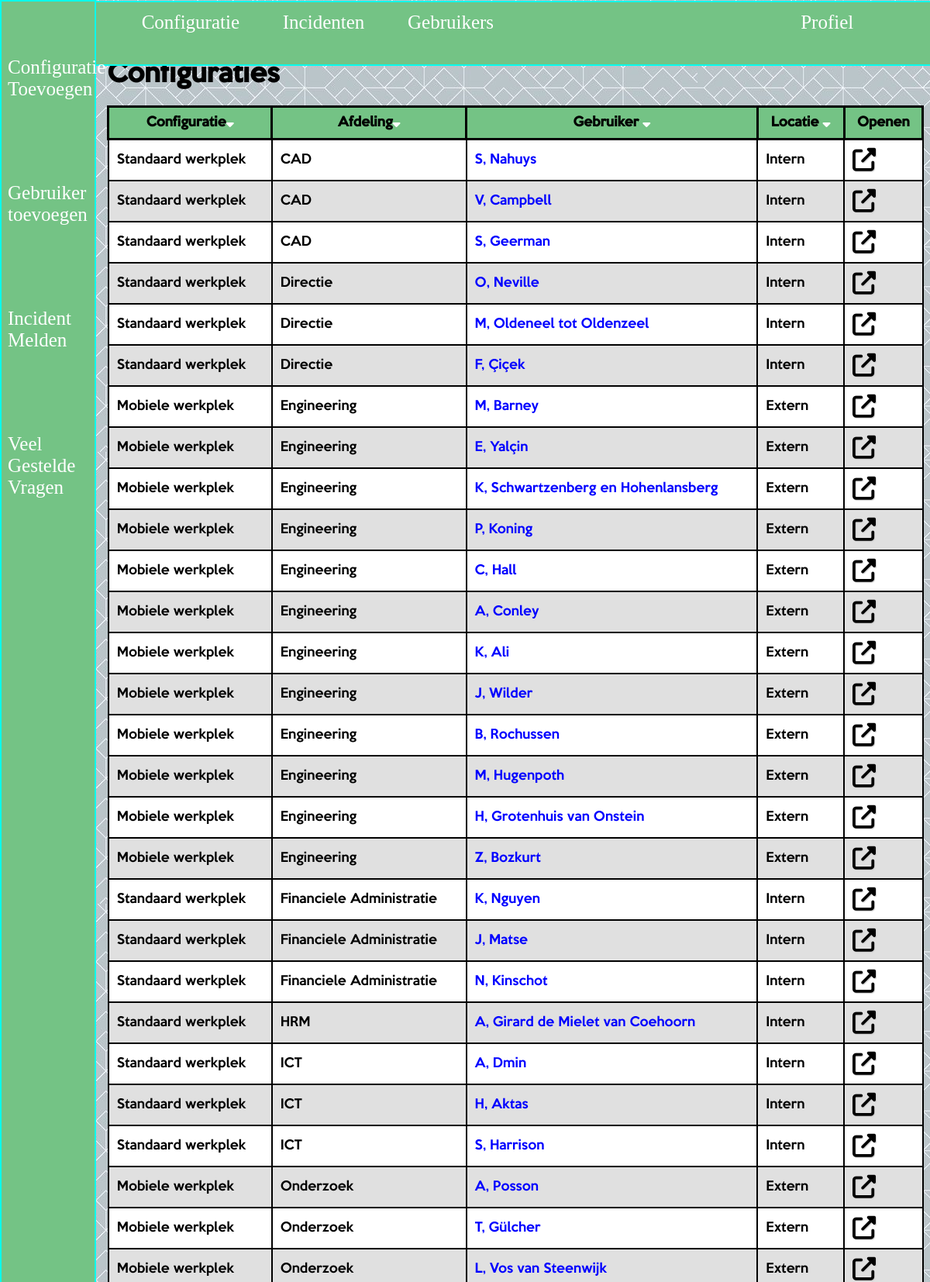
/php/configuraties.php?sort=departments (signed in, upper part), run on the app's committed database.
### tables this page shows
CREATE TABLE `user` (
  `userID` int(11) NOT NULL,
  `initials` varchar(1) DEFAULT NULL,
  `surname` varchar(50) DEFAULT NULL,
  `middleName` varchar(50) DEFAULT NULL,
  `departmentID` int(11) DEFAULT NULL,
  `interncell` varchar(3) DEFAULT NULL,
  `sex` int(3) DEFAULT NULL,
  `email` varchar(80) DEFAULT NULL,
  `password` varchar(255) DEFAULT NULL,
  `userType` int(3) DEFAULT NULL
);

CREATE TABLE `configuration` (
  `configurationID` int(11) NOT NULL,
  `configurationName` varchar(255) DEFAULT NULL
);

CREATE TABLE `departments` (
  `departmentID` int(11) NOT NULL,
  `departmentName` varchar(50) DEFAULT NULL,
  `location` int(3) DEFAULT NULL
);

### php/configuraties.php (the view, shortened to what this page needs)
<?php
$data = $_SESSION['user'];
$servername = "localhost";
$username = "root";
$password = "";
$dbname = "twente";
$conn = mysqli_connect($servername, $username, $password, $dbname);
$sql = "SELECT configuration.configurationID, user.userID, user.initials, user.surname, departments.departmentName, configuration.configurationName, departments.location
FROM user INNER JOIN departments ON user.departmentID = departments.departmentID
INNER JOIN user2configuration ON user2configuration.userID = user.userID
INNER JOIN configuration ON user2configuration.configurationID = configuration.configurationID";
if ($_GET['sort'] == 'configuratie')
{
    $sql .= " ORDER BY configuration.configurationID";
}
elseif ($_GET['sort'] == 'departments')
{
    $sql .= " ORDER BY departments.departmentName";
}
elseif ($_GET['sort'] == 'gebruiker')
{
    $sql .= " ORDER BY user.surname";
}
elseif ($_GET['sort'] == 'locatie')
{
    $sql .= " ORDER BY departments.location";
}
$result = mysqli_query($conn,$sql);
?>
<!doctype html>
<html lang="nl">
<?php include('../include/header.php');?>
<body>
<?php
if($data[6] == 2){
  include('../include/navigatiebeheerder.php');
}
elseif($data[6] == 3){
  include('../include/navigatiedirectie.php');
}
else{
  include('../include/navigatie.php');
}
?>
	<div class=table>
      <h1> Configuraties </h1>
	<table class="gebruikers" name="gebruikers">
	<tr>
	  <th> Configuratie<a href="configuraties.php?sort=configuratie"><i class="fas fa-sort-down"></a></th>
		<th> Afdeling<a href="configuraties.php?sort=departments"><i class="fas fa-sort-down"></a></th>
    <th> Gebruiker <a href="configuraties.php?sort=gebruiker"><i class="fas fa-sort-down"></a></th>
    <th> Locatie <a href="configuraties.php?sort=locatie"><i class="fas fa-sort-down"></a></th>
		<th> Openen </th>
	</tr>
	<?php
	if (mysqli_num_rows($result) > 1){
	  while($row = mysqli_fetch_assoc($result)){
      if ($row["location"] == 1){
        $location = "Intern";
      }
      else{
        $location = "Extern";
      }
	    echo "<tr><td>".$row["configurationName"]."</td>
      <td>".$row["departmentName"]."</td>
      <td><a class='gebruikers' href='gebruikerdetails.php?userID=".$row["userID"]."'>".$row["initials"].", ".$row["surname"]."</td>
      <td>".$location."</td>
      <td><a href='configuratiedetails.php?configurationID=".$row["configurationID"]."'>"."<i class='fas fa-external-link-alt 1'></i>"."</td>
			 </tr>";
	  }
	}
	else{
	  echo "Error";
	}
	?>
</table>
</div>
	</body>
</html>

### css/style.css (style rules this page uses)
html { font-family:KeepCalm; height:100%; width:100%; background:#f9f9f9; background-image: url("background.jpg"); }
div.table { margin-left:11%; margin-bottom: 5%; padding-top: 4%; }
table.gebruikers { border: 1px solid black; color: black; width: 100%; border-collapse: collapse; }
th { border: 3px solid black; padding: 10px; background-color:#74c385; }
td { border: 2px solid black; padding: 10px; }
tr:nth-child(even) { background: #ffffff; font-weight:none; }
tr:nth-child(odd) { background: #e0e0e0; font-weight:none; }
i.fas.fa-external-link-alt { color: black; text-shadow: 1px 1px 1px #ccc; font-size: 30px; text-align: center; }
i.fas.fa-sort-down { color:white; }
a.gebruikers { text-decoration: none; }
a:link { color: blue; }

### data on the page
user: configuration.configurationName "Standaard werkplek", departmentID.departmentName "CAD", initials "S", surname "Nahuys", departmentID.location "Intern"
user: configuration.configurationName "Standaard werkplek", departmentID.departmentName "CAD", initials "V", surname "Campbell", departmentID.location "Intern"
user: configuration.configurationName "Standaard werkplek", departmentID.departmentName "CAD", initials "S", surname "Geerman", departmentID.location "Intern"
user: configuration.configurationName "Standaard werkplek", departmentID.departmentName "Directie", initials "O", surname "Neville", departmentID.location "Intern"
user: configuration.configurationName "Standaard werkplek", departmentID.departmentName "Directie", initials "M", surname "Oldeneel tot Oldenzeel", departmentID.location "Intern"
user: configuration.configurationName "Standaard werkplek", departmentID.departmentName "Directie", initials "F", surname "Çiçek", departmentID.location "Intern"
user: configuration.configurationName "Mobiele werkplek", departmentID.departmentName "Engineering", initials "M", surname "Barney", departmentID.location "Extern"
user: configuration.configurationName "Mobiele werkplek", departmentID.departmentName "Engineering", initials "E", surname "Yalçin", departmentID.location "Extern"
user: configuration.configurationName "Mobiele werkplek", departmentID.departmentName "Engineering", initials "K", surname "Schwartzenberg en Hohenlansberg", departmentID.location "Extern"
user: configuration.configurationName "Mobiele werkplek", departmentID.departmentName "Engineering", initials "P", surname "Koning", departmentID.location "Extern"
user: configuration.configurationName "Mobiele werkplek", departmentID.departmentName "Engineering", initials "C", surname "Hall", departmentID.location "Extern"
user: configuration.configurationName "Mobiele werkplek", departmentID.departmentName "Engineering", initials "A", surname "Conley", departmentID.location "Extern"
user: configuration.configurationName "Mobiele werkplek", departmentID.departmentName "Engineering", initials "K", surname "Ali", departmentID.location "Extern"
user: configuration.configurationName "Mobiele werkplek", departmentID.departmentName "Engineering", initials "J", surname "Wilder", departmentID.location "Extern"
user: configuration.configurationName "Mobiele werkplek", departmentID.departmentName "Engineering", initials "B", surname "Rochussen", departmentID.location "Extern"
user: configuration.configurationName "Mobiele werkplek", departmentID.departmentName "Engineering", initials "M", surname "Hugenpoth", departmentID.location "Extern"
user: configuration.configurationName "Mobiele werkplek", departmentID.departmentName "Engineering", initials "H", surname "Grotenhuis van Onstein", departmentID.location "Extern"
user: configuration.configurationName "Mobiele werkplek", departmentID.departmentName "Engineering", initials "Z", surname "Bozkurt", departmentID.location "Extern"
user: configuration.configurationName "Standaard werkplek", departmentID.departmentName "Financiele Administratie", initials "K", surname "Nguyen", departmentID.location "Intern"
user: configuration.configurationName "Standaard werkplek", departmentID.departmentName "Financiele Administratie", initials "J", surname "Matse", departmentID.location "Intern"
user: configuration.configurationName "Standaard werkplek", departmentID.departmentName "Financiele Administratie", initials "N", surname "Kinschot", departmentID.location "Intern"
user: configuration.configurationName "Standaard werkplek", departmentID.departmentName "HRM", initials "A", surname "Girard de Mielet van Coehoorn", departmentID.location "Intern"
user: configuration.configurationName "Standaard werkplek", departmentID.departmentName "ICT", initials "A", surname "Dmin", departmentID.location "Intern"
user: configuration.configurationName "Standaard werkplek", departmentID.departmentName "ICT", initials "H", surname "Aktas", departmentID.location "Intern"
user: configuration.configurationName "Standaard werkplek", departmentID.departmentName "ICT", initials "S", surname "Harrison", departmentID.location "Intern"
user: configuration.configurationName "Mobiele werkplek", departmentID.departmentName "Onderzoek", initials "A", surname "Posson", departmentID.location "Extern"
user: configuration.configurationName "Mobiele werkplek", departmentID.departmentName "Onderzoek", initials "T", surname "Gülcher", departmentID.location "Extern"
user: configuration.configurationName "Mobiele werkplek", departmentID.departmentName "Onderzoek", initials "L", surname "Vos van Steenwijk", departmentID.location "Extern"
